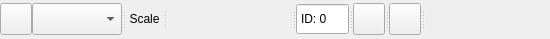
<?xml version="1.0" encoding="UTF-8"?>
<ui version="4.0">
 <class>Form</class>
 <widget class="QWidget" name="Form">
  <property name="geometry">
   <rect>
    <x>0</x>
    <y>0</y>
    <width>550</width>
    <height>39</height>
   </rect>
  </property>
  <property name="sizePolicy">
   <sizepolicy hsizetype="Preferred" vsizetype="MinimumExpanding">
    <horstretch>0</horstretch>
    <verstretch>0</verstretch>
   </sizepolicy>
  </property>
  <property name="minimumSize">
   <size>
    <width>0</width>
    <height>20</height>
   </size>
  </property>
  <property name="maximumSize">
   <size>
    <width>900</width>
    <height>50</height>
   </size>
  </property>
  <property name="windowTitle">
   <string>Form</string>
  </property>
  <property name="toolTip">
   <string/>
  </property>
  <layout class="QGridLayout" name="gridLayout">
   <property name="margin">
    <number>0</number>
   </property>
   <property name="spacing">
    <number>0</number>
   </property>
   <item row="0" column="1">
    <widget class="QSplitter" name="splitter">
     <property name="orientation">
      <enum>Qt::Horizontal</enum>
     </property>
     <widget class="QgsMapLayerComboBox" name="mMapLayerComboBox">
      <property name="sizePolicy">
       <sizepolicy hsizetype="MinimumExpanding" vsizetype="Fixed">
        <horstretch>0</horstretch>
        <verstretch>0</verstretch>
       </sizepolicy>
      </property>
      <property name="minimumSize">
       <size>
        <width>0</width>
        <height>20</height>
       </size>
      </property>
      <property name="maximumSize">
       <size>
        <width>16777215</width>
        <height>32</height>
       </size>
      </property>
      <property name="filters">
       <set>QgsMapLayerProxyModel::HasGeometry|QgsMapLayerProxyModel::LineLayer|QgsMapLayerProxyModel::NoGeometry|QgsMapLayerProxyModel::PluginLayer|QgsMapLayerProxyModel::PointLayer|QgsMapLayerProxyModel::PolygonLayer|QgsMapLayerProxyModel::VectorLayer</set>
      </property>
     </widget>
     <widget class="QLabel" name="label_zoom">
      <property name="sizePolicy">
       <sizepolicy hsizetype="Preferred" vsizetype="Fixed">
        <horstretch>0</horstretch>
        <verstretch>0</verstretch>
       </sizepolicy>
      </property>
      <property name="minimumSize">
       <size>
        <width>0</width>
        <height>20</height>
       </size>
      </property>
      <property name="maximumSize">
       <size>
        <width>16777215</width>
        <height>16777215</height>
       </size>
      </property>
      <property name="font">
       <font>
        <pointsize>9</pointsize>
       </font>
      </property>
      <property name="text">
       <string>Scale</string>
      </property>
      <property name="alignment">
       <set>Qt::AlignCenter</set>
      </property>
     </widget>
     <widget class="QgsScaleWidget" name="mScaleWidget">
      <property name="sizePolicy">
       <sizepolicy hsizetype="MinimumExpanding" vsizetype="Fixed">
        <horstretch>0</horstretch>
        <verstretch>0</verstretch>
       </sizepolicy>
      </property>
      <property name="minimumSize">
       <size>
        <width>0</width>
        <height>20</height>
       </size>
      </property>
      <property name="maximumSize">
       <size>
        <width>16194919</width>
        <height>32</height>
       </size>
      </property>
      <property name="showCurrentScaleButton">
       <bool>true</bool>
      </property>
     </widget>
     <widget class="QSpinBox" name="idSpinBox">
      <property name="sizePolicy">
       <sizepolicy hsizetype="MinimumExpanding" vsizetype="Fixed">
        <horstretch>0</horstretch>
        <verstretch>0</verstretch>
       </sizepolicy>
      </property>
      <property name="minimumSize">
       <size>
        <width>40</width>
        <height>20</height>
       </size>
      </property>
      <property name="maximumSize">
       <size>
        <width>16777215</width>
        <height>16777215</height>
       </size>
      </property>
      <property name="buttonSymbols">
       <enum>QAbstractSpinBox::NoButtons</enum>
      </property>
      <property name="suffix">
       <string/>
      </property>
      <property name="prefix">
       <string>ID: </string>
      </property>
     </widget>
     <widget class="QPushButton" name="backInspectButton">
      <property name="sizePolicy">
       <sizepolicy hsizetype="Fixed" vsizetype="Fixed">
        <horstretch>0</horstretch>
        <verstretch>0</verstretch>
       </sizepolicy>
      </property>
      <property name="minimumSize">
       <size>
        <width>32</width>
        <height>20</height>
       </size>
      </property>
      <property name="maximumSize">
       <size>
        <width>32</width>
        <height>32</height>
       </size>
      </property>
      <property name="toolTip">
       <string>&lt;html&gt;&lt;head/&gt;&lt;body&gt;&lt;p&gt;Back inspect&lt;/p&gt;&lt;p&gt;&lt;br/&gt;&lt;/p&gt;&lt;/body&gt;&lt;/html&gt;</string>
      </property>
      <property name="text">
       <string/>
      </property>
      <property name="icon">
       <iconset resource="../../resources.qrc">
        <normaloff>:/plugins/DsgTools/icons/backInspect.png</normaloff>:/plugins/DsgTools/icons/backInspect.png</iconset>
      </property>
      <property name="iconSize">
       <size>
        <width>25</width>
        <height>25</height>
       </size>
      </property>
     </widget>
     <widget class="QPushButton" name="nextInspectButton">
      <property name="sizePolicy">
       <sizepolicy hsizetype="Fixed" vsizetype="Fixed">
        <horstretch>0</horstretch>
        <verstretch>0</verstretch>
       </sizepolicy>
      </property>
      <property name="minimumSize">
       <size>
        <width>32</width>
        <height>20</height>
       </size>
      </property>
      <property name="maximumSize">
       <size>
        <width>32</width>
        <height>32</height>
       </size>
      </property>
      <property name="toolTip">
       <string>&lt;html&gt;&lt;head/&gt;&lt;body&gt;&lt;p&gt;Next inspect&lt;/p&gt;&lt;/body&gt;&lt;/html&gt;</string>
      </property>
      <property name="text">
       <string/>
      </property>
      <property name="icon">
       <iconset resource="../../resources.qrc">
        <normaloff>:/plugins/DsgTools/icons/nextInspect.png</normaloff>:/plugins/DsgTools/icons/nextInspect.png</iconset>
      </property>
      <property name="iconSize">
       <size>
        <width>25</width>
        <height>25</height>
       </size>
      </property>
     </widget>
     <widget class="QgsFieldExpressionWidget" name="mFieldExpressionWidget">
      <property name="sizePolicy">
       <sizepolicy hsizetype="MinimumExpanding" vsizetype="Preferred">
        <horstretch>0</horstretch>
        <verstretch>0</verstretch>
       </sizepolicy>
      </property>
      <property name="minimumSize">
       <size>
        <width>0</width>
        <height>20</height>
       </size>
      </property>
     </widget>
    </widget>
   </item>
   <item row="0" column="0">
    <widget class="QPushButton" name="inspectPushButton">
     <property name="sizePolicy">
      <sizepolicy hsizetype="Fixed" vsizetype="Fixed">
       <horstretch>0</horstretch>
       <verstretch>0</verstretch>
      </sizepolicy>
     </property>
     <property name="minimumSize">
      <size>
       <width>32</width>
       <height>20</height>
      </size>
     </property>
     <property name="maximumSize">
      <size>
       <width>32</width>
       <height>32</height>
      </size>
     </property>
     <property name="toolTip">
      <string>Inspect Features Tool</string>
     </property>
     <property name="text">
      <string/>
     </property>
     <property name="icon">
      <iconset resource="../../resources.qrc">
       <normaloff>:/plugins/DsgTools/icons/inspectFeatures.png</normaloff>:/plugins/DsgTools/icons/inspectFeatures.png</iconset>
     </property>
     <property name="iconSize">
      <size>
       <width>28</width>
       <height>28</height>
      </size>
     </property>
     <property name="checkable">
      <bool>true</bool>
     </property>
    </widget>
   </item>
  </layout>
 </widget>
 <customwidgets>
  <customwidget>
   <class>QgsFieldExpressionWidget</class>
   <extends>QWidget</extends>
   <header>qgsfieldexpressionwidget.h</header>
  </customwidget>
  <customwidget>
   <class>QgsMapLayerComboBox</class>
   <extends>QComboBox</extends>
   <header>qgsmaplayercombobox.h</header>
  </customwidget>
  <customwidget>
   <class>QgsScaleWidget</class>
   <extends>QWidget</extends>
   <header>qgsscalewidget.h</header>
  </customwidget>
 </customwidgets>
 <resources>
  <include location="../../resources.qrc"/>
 </resources>
 <connections/>
</ui>
